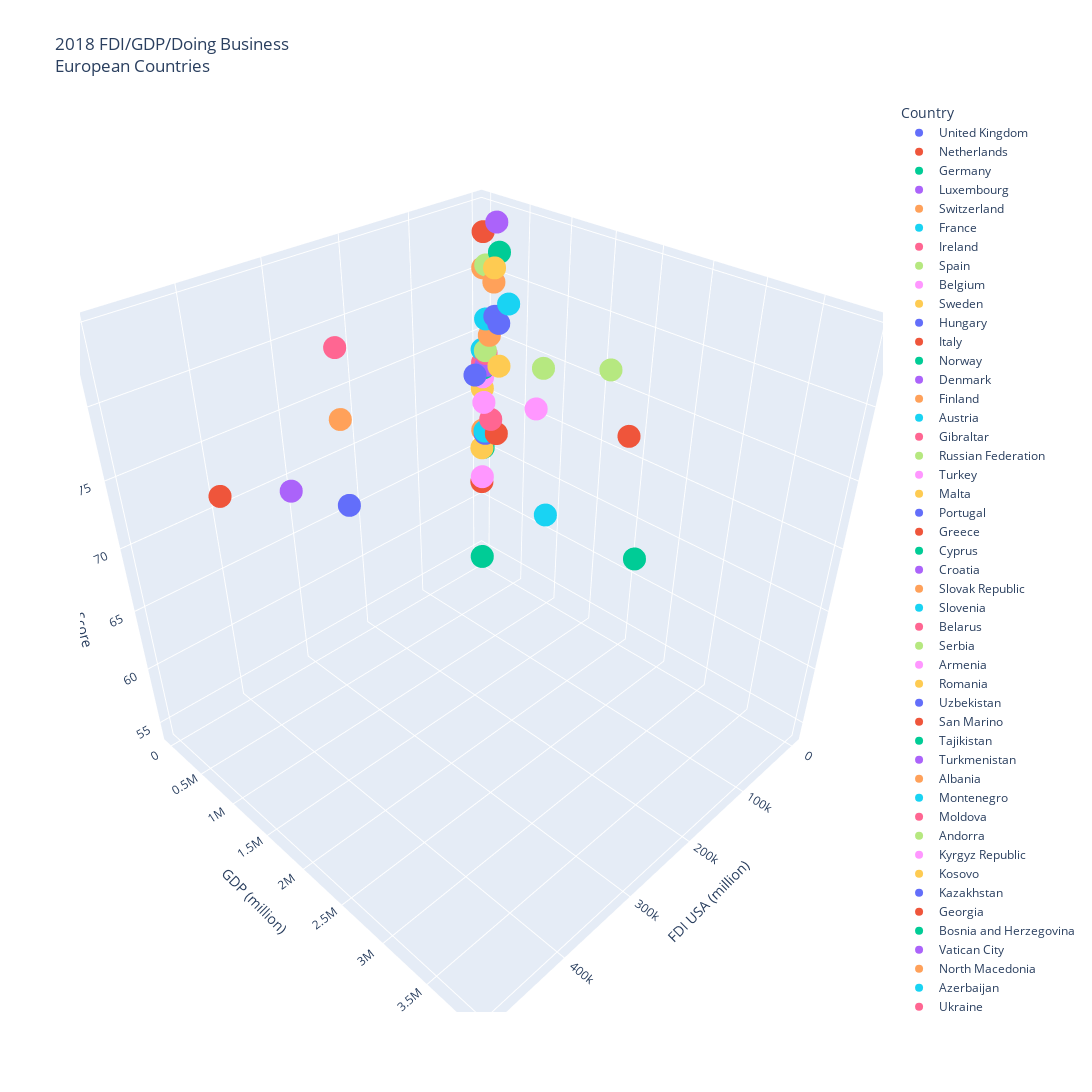

Write notebook code for a chart like this one.
### Code cell
# create 3D plot showing relationship between all three data points for all countries
europe_fdi_gdp_db_3d = px.scatter_3d(
    europe_format_name,
    x="FDI USA (million)",
    y="GDP (million)",
    z="Doing Business Score",
    width=2000,
    height=1200,
    title="2018 FDI/GDP/Doing Business<br>European Countries",
    color="Country",
)
europe_fdi_gdp_db_3d.write_image("europe_fdi_gdp_db_3d.png")
europe_fdi_gdp_db_3d

### Figure 1 — Plotly figure (JSON) as saved in the notebook; plotly's stock layout.template omitted (floating-point values rounded to 4 significant figures)
{"data": [{"hovertemplate": "Country=United Kingdom<br>FDI USA (million)=%{x}<br>GDP (million)=%{y}<br>Doing Business Score=%{z}<extra></extra>", "legendgroup": "United Kingdom", "marker": {"color": "#636efa", "symbol": "circle"}, "mode": "markers", "name": "United Kingdom", "scene": "scene", "showlegend": true, "type": "scatter3d", "x": [496622], "y": [2861000.0], "z": [83.2]}, {"hovertemplate": "Country=Netherlands<br>FDI USA (million)=%{x}<br>GDP (million)=%{y}<br>Doing Business Score=%{z}<extra></extra>", "legendgroup": "Netherlands", "marker": {"color": "#EF553B", "symbol": "circle"}, "mode": "markers", "name": "Netherlands", "scene": "scene", "showlegend": true, "type": "scatter3d", "x": [462303], "y": [914100.0], "z": [76.1]}, {"hovertemplate": "Country=Germany<br>FDI USA (million)=%{x}<br>GDP (million)=%{y}<br>Doing Business Score=%{z}<extra></extra>", "legendgroup": "Germany", "marker": {"color": "#00cc96", "symbol": "circle"}, "mode": "markers", "name": "Germany", "scene": "scene", "showlegend": true, "type": "scatter3d", "x": [328124], "y": [3950000.0], "z": [79.3]}, {"hovertemplate": "Country=Luxembourg<br>FDI USA (million)=%{x}<br>GDP (million)=%{y}<br>Doing Business Score=%{z}<extra></extra>", "legendgroup": "Luxembourg", "marker": {"color": "#ab63fa", "symbol": "circle"}, "mode": "markers", "name": "Luxembourg", "scene": "scene", "showlegend": true, "type": "scatter3d", "x": [312976], "y": [70920.0], "z": [69.6]}, {"hovertemplate": "Country=Switzerland<br>FDI USA (million)=%{x}<br>GDP (million)=%{y}<br>Doing Business Score=%{z}<extra></extra>", "legendgroup": "Switzerland", "marker": {"color": "#FFA15A", "symbol": "circle"}, "mode": "markers", "name": "Switzerland", "scene": "scene", "showlegend": true, "type": "scatter3d", "x": [295783], "y": [705100.0], "z": [76.6]}, {"hovertemplate": "Country=France<br>FDI USA (million)=%{x}<br>GDP (million)=%{y}<br>Doing Business Score=%{z}<extra></extra>", "legendgroup": "France", "marker": {"color": "#19d3f3", "symbol": "circle"}, "mode": "markers", "name": "France", "scene": "scene", "showlegend": true, "type": "scatter3d", "x": [268169], "y": [2788000.0], "z": [76]}, {"hovertemplate": "Country=Ireland<br>FDI USA (million)=%{x}<br>GDP (million)=%{y}<br>Doing Business Score=%{z}<extra></extra>", "legendgroup": "Ireland", "marker": {"color": "#FF6692", "symbol": "circle"}, "mode": "markers", "name": "Ireland", "scene": "scene", "showlegend": true, "type": "scatter3d", "x": [265004], "y": [382700.0], "z": [80.1]}, {"hovertemplate": "Country=Spain<br>FDI USA (million)=%{x}<br>GDP (million)=%{y}<br>Doing Business Score=%{z}<extra></extra>", "legendgroup": "Spain", "marker": {"color": "#B6E880", "symbol": "circle"}, "mode": "markers", "name": "Spain", "scene": "scene", "showlegend": true, "type": "scatter3d", "x": [83379], "y": [1420000.0], "z": [77.6]}, {"hovertemplate": "Country=Belgium<br>FDI USA (million)=%{x}<br>GDP (million)=%{y}<br>Doing Business Score=%{z}<extra></extra>", "legendgroup": "Belgium", "marker": {"color": "#FF97FF", "symbol": "circle"}, "mode": "markers", "name": "Belgium", "scene": "scene", "showlegend": true, "type": "scatter3d", "x": [64661], "y": [542700.0], "z": [72.2]}, {"hovertemplate": "Country=Sweden<br>FDI USA (million)=%{x}<br>GDP (million)=%{y}<br>Doing Business Score=%{z}<extra></extra>", "legendgroup": "Sweden", "marker": {"color": "#FECB52", "symbol": "circle"}, "mode": "markers", "name": "Sweden", "scene": "scene", "showlegend": true, "type": "scatter3d", "x": [49546], "y": [555500.0], "z": [82.2]}, {"hovertemplate": "Country=Hungary<br>FDI USA (million)=%{x}<br>GDP (million)=%{y}<br>Doing Business Score=%{z}<extra></extra>", "legendgroup": "Hungary", "marker": {"color": "#636efa", "symbol": "circle"}, "mode": "markers", "name": "Hungary", "scene": "scene", "showlegend": true, "type": "scatter3d", "x": [31730], "y": [157900.0], "z": [72.7]}, {"hovertemplate": "Country=Italy<br>FDI USA (million)=%{x}<br>GDP (million)=%{y}<br>Doing Business Score=%{z}<extra></extra>", "legendgroup": "Italy", "marker": {"color": "#EF553B", "symbol": "circle"}, "mode": "markers", "name": "Italy", "scene": "scene", "showlegend": true, "type": "scatter3d", "x": [30749], "y": [2086000.0], "z": [73.2]}, {"hovertemplate": "Country=Norway<br>FDI USA (million)=%{x}<br>GDP (million)=%{y}<br>Doing Business Score=%{z}<extra></extra>", "legendgroup": "Norway", "marker": {"color": "#00cc96", "symbol": "circle"}, "mode": "markers", "name": "Norway", "scene": "scene", "showlegend": true, "type": "scatter3d", "x": [26007], "y": [434200.0], "z": [82.7]}, {"hovertemplate": "Country=Denmark<br>FDI USA (million)=%{x}<br>GDP (million)=%{y}<br>Doing Business Score=%{z}<extra></extra>", "legendgroup": "Denmark", "marker": {"color": "#ab63fa", "symbol": "circle"}, "mode": "markers", "name": "Denmark", "scene": "scene", "showlegend": true, "type": "scatter3d", "x": [20654], "y": [355700.0], "z": [84.6]}, {"hovertemplate": "Country=Finland<br>FDI USA (million)=%{x}<br>GDP (million)=%{y}<br>Doing Business Score=%{z}<extra></extra>", "legendgroup": "Finland", "marker": {"color": "#FFA15A", "symbol": "circle"}, "mode": "markers", "name": "Finland", "scene": "scene", "showlegend": true, "type": "scatter3d", "x": [14464], "y": [275900.0], "z": [80]}, {"hovertemplate": "Country=Austria<br>FDI USA (million)=%{x}<br>GDP (million)=%{y}<br>Doing Business Score=%{z}<extra></extra>", "legendgroup": "Austria", "marker": {"color": "#19d3f3", "symbol": "circle"}, "mode": "markers", "name": "Austria", "scene": "scene", "showlegend": true, "type": "scatter3d", "x": [12392], "y": [455500.0], "z": [78.7]}, {"hovertemplate": "Country=Gibraltar<br>FDI USA (million)=%{x}<br>GDP (million)=%{y}<br>Doing Business Score=%{z}<extra></extra>", "legendgroup": "Gibraltar", "marker": {"color": "#FF6692", "symbol": "circle"}, "mode": "markers", "name": "Gibraltar", "scene": "scene", "showlegend": true, "type": "scatter3d", "x": [9367], "y": [null], "z": [null]}, {"hovertemplate": "Country=Russian Federation<br>FDI USA (million)=%{x}<br>GDP (million)=%{y}<br>Doing Business Score=%{z}<extra></extra>", "legendgroup": "Russian Federation", "marker": {"color": "#B6E880", "symbol": "circle"}, "mode": "markers", "name": "Russian Federation", "scene": "scene", "showlegend": true, "type": "scatter3d", "x": [4455], "y": [1670000.0], "z": [76.5]}, {"hovertemplate": "Country=Turkey<br>FDI USA (million)=%{x}<br>GDP (million)=%{y}<br>Doing Business Score=%{z}<extra></extra>", "legendgroup": "Turkey", "marker": {"color": "#FF97FF", "symbol": "circle"}, "mode": "markers", "name": "Turkey", "scene": "scene", "showlegend": true, "type": "scatter3d", "x": [2175], "y": [771400.0], "z": [70.9]}, {"hovertemplate": "Country=Malta<br>FDI USA (million)=%{x}<br>GDP (million)=%{y}<br>Doing Business Score=%{z}<extra></extra>", "legendgroup": "Malta", "marker": {"color": "#FECB52", "symbol": "circle"}, "mode": "markers", "name": "Malta", "scene": "scene", "showlegend": true, "type": "scatter3d", "x": [1557], "y": [14600.0], "z": [65.2]}, {"hovertemplate": "Country=Portugal<br>FDI USA (million)=%{x}<br>GDP (million)=%{y}<br>Doing Business Score=%{z}<extra></extra>", "legendgroup": "Portugal", "marker": {"color": "#636efa", "symbol": "circle"}, "mode": "markers", "name": "Portugal", "scene": "scene", "showlegend": true, "type": "scatter3d", "x": [1056], "y": [241300.0], "z": [76.5]}, {"hovertemplate": "Country=Greece<br>FDI USA (million)=%{x}<br>GDP (million)=%{y}<br>Doing Business Score=%{z}<extra></extra>", "legendgroup": "Greece", "marker": {"color": "#EF553B", "symbol": "circle"}, "mode": "markers", "name": "Greece", "scene": "scene", "showlegend": true, "type": "scatter3d", "x": [639], "y": [218100.0], "z": [67.1]}, {"hovertemplate": "Country=Cyprus<br>FDI USA (million)=%{x}<br>GDP (million)=%{y}<br>Doing Business Score=%{z}<extra></extra>", "legendgroup": "Cyprus", "marker": {"color": "#00cc96", "symbol": "circle"}, "mode": "markers", "name": "Cyprus", "scene": "scene", "showlegend": true, "type": "scatter3d", "x": [323], "y": [24960.0], "z": [72.3]}, {"hovertemplate": "Country=Croatia<br>FDI USA (million)=%{x}<br>GDP (million)=%{y}<br>Doing Business Score=%{z}<extra></extra>", "legendgroup": "Croatia", "marker": {"color": "#ab63fa", "symbol": "circle"}, "mode": "markers", "name": "Croatia", "scene": "scene", "showlegend": true, "type": "scatter3d", "x": [19], "y": [60990.0], "z": [72.6]}, {"hovertemplate": "Country=Slovak Republic<br>FDI USA (million)=%{x}<br>GDP (million)=%{y}<br>Doing Business Score=%{z}<extra></extra>", "legendgroup": "Slovak Republic", "marker": {"color": "#FFA15A", "symbol": "circle"}, "mode": "markers", "name": "Slovak Republic", "scene": "scene", "showlegend": true, "type": "scatter3d", "x": [14], "y": [105800.0], "z": [75.2]}, {"hovertemplate": "Country=Slovenia<br>FDI USA (million)=%{x}<br>GDP (million)=%{y}<br>Doing Business Score=%{z}<extra></extra>", "legendgroup": "Slovenia", "marker": {"color": "#19d3f3", "symbol": "circle"}, "mode": "markers", "name": "Slovenia", "scene": "scene", "showlegend": true, "type": "scatter3d", "x": [6], "y": [54030.0], "z": [76.4]}, {"hovertemplate": "Country=Belarus<br>FDI USA (million)=%{x}<br>GDP (million)=%{y}<br>Doing Business Score=%{z}<extra></extra>", "legendgroup": "Belarus", "marker": {"color": "#FF6692", "symbol": "circle"}, "mode": "markers", "name": "Belarus", "scene": "scene", "showlegend": true, "type": "scatter3d", "x": [4], "y": [60030.0], "z": [73.6]}, {"hovertemplate": "Country=Serbia<br>FDI USA (million)=%{x}<br>GDP (million)=%{y}<br>Doing Business Score=%{z}<extra></extra>", "legendgroup": "Serbia", "marker": {"color": "#B6E880", "symbol": "circle"}, "mode": "markers", "name": "Serbia", "scene": "scene", "showlegend": true, "type": "scatter3d", "x": [3], "y": [50600.0], "z": [73.8]}, {"hovertemplate": "Country=Armenia<br>FDI USA (million)=%{x}<br>GDP (million)=%{y}<br>Doing Business Score=%{z}<extra></extra>", "legendgroup": "Armenia", "marker": {"color": "#FF97FF", "symbol": "circle"}, "mode": "markers", "name": "Armenia", "scene": "scene", "showlegend": true, "type": "scatter3d", "x": [3], "y": [12460.0], "z": [71.5]}, {"hovertemplate": "Country=Romania<br>FDI USA (million)=%{x}<br>GDP (million)=%{y}<br>Doing Business Score=%{z}<extra></extra>", "legendgroup": "Romania", "marker": {"color": "#FECB52", "symbol": "circle"}, "mode": "markers", "name": "Romania", "scene": "scene", "showlegend": true, "type": "scatter3d", "x": [3], "y": [241600.0], "z": [73]}, {"hovertemplate": "Country=Uzbekistan<br>FDI USA (million)=%{x}<br>GDP (million)=%{y}<br>Doing Business Score=%{z}<extra></extra>", "legendgroup": "Uzbekistan", "marker": {"color": "#636efa", "symbol": "circle"}, "mode": "markers", "name": "Uzbekistan", "scene": "scene", "showlegend": true, "type": "scatter3d", "x": [0], "y": [50390.0], "z": [66.6]}, {"hovertemplate": "Country=San Marino<br>FDI USA (million)=%{x}<br>GDP (million)=%{y}<br>Doing Business Score=%{z}<extra></extra>", "legendgroup": "San Marino", "marker": {"color": "#EF553B", "symbol": "circle"}, "mode": "markers", "name": "San Marino", "scene": "scene", "showlegend": true, "type": "scatter3d", "x": [0], "y": [1638.0], "z": [61.9]}, {"hovertemplate": "Country=Tajikistan<br>FDI USA (million)=%{x}<br>GDP (million)=%{y}<br>Doing Business Score=%{z}<extra></extra>", "legendgroup": "Tajikistan", "marker": {"color": "#00cc96", "symbol": "circle"}, "mode": "markers", "name": "Tajikistan", "scene": "scene", "showlegend": true, "type": "scatter3d", "x": [0], "y": [7523.0], "z": [54.3]}, {"hovertemplate": "Country=Turkmenistan<br>FDI USA (million)=%{x}<br>GDP (million)=%{y}<br>Doing Business Score=%{z}<extra></extra>", "legendgroup": "Turkmenistan", "marker": {"color": "#ab63fa", "symbol": "circle"}, "mode": "markers", "name": "Turkmenistan", "scene": "scene", "showlegend": true, "type": "scatter3d", "x": [0], "y": [40760.0], "z": [null]}, {"hovertemplate": "Country=Albania<br>FDI USA (million)=%{x}<br>GDP (million)=%{y}<br>Doing Business Score=%{z}<extra></extra>", "legendgroup": "Albania", "marker": {"color": "#FFA15A", "symbol": "circle"}, "mode": "markers", "name": "Albania", "scene": "scene", "showlegend": true, "type": "scatter3d", "x": [0], "y": [15150.0], "z": [66.8]}, {"hovertemplate": "Country=Montenegro<br>FDI USA (million)=%{x}<br>GDP (million)=%{y}<br>Doing Business Score=%{z}<extra></extra>", "legendgroup": "Montenegro", "marker": {"color": "#19d3f3", "symbol": "circle"}, "mode": "markers", "name": "Montenegro", "scene": "scene", "showlegend": true, "type": "scatter3d", "x": [0], "y": [5507.0], "z": [73.8]}, {"hovertemplate": "Country=Moldova<br>FDI USA (million)=%{x}<br>GDP (million)=%{y}<br>Doing Business Score=%{z}<extra></extra>", "legendgroup": "Moldova", "marker": {"color": "#FF6692", "symbol": "circle"}, "mode": "markers", "name": "Moldova", "scene": "scene", "showlegend": true, "type": "scatter3d", "x": [0], "y": [11460.0], "z": [72.7]}, {"hovertemplate": "Country=Andorra<br>FDI USA (million)=%{x}<br>GDP (million)=%{y}<br>Doing Business Score=%{z}<extra></extra>", "legendgroup": "Andorra", "marker": {"color": "#B6E880", "symbol": "circle"}, "mode": "markers", "name": "Andorra", "scene": "scene", "showlegend": true, "type": "scatter3d", "x": [0], "y": [3218.0], "z": [null]}, {"hovertemplate": "Country=Kyrgyz Republic<br>FDI USA (million)=%{x}<br>GDP (million)=%{y}<br>Doing Business Score=%{z}<extra></extra>", "legendgroup": "Kyrgyz Republic", "marker": {"color": "#FF97FF", "symbol": "circle"}, "mode": "markers", "name": "Kyrgyz Republic", "scene": "scene", "showlegend": true, "type": "scatter3d", "x": [0], "y": [8271.0], "z": [62.4]}, {"hovertemplate": "Country=Kosovo<br>FDI USA (million)=%{x}<br>GDP (million)=%{y}<br>Doing Business Score=%{z}<extra></extra>", "legendgroup": "Kosovo", "marker": {"color": "#FECB52", "symbol": "circle"}, "mode": "markers", "name": "Kosovo", "scene": "scene", "showlegend": true, "type": "scatter3d", "x": [0], "y": [7943.0], "z": [70.5]}, {"hovertemplate": "Country=Kazakhstan<br>FDI USA (million)=%{x}<br>GDP (million)=%{y}<br>Doing Business Score=%{z}<extra></extra>", "legendgroup": "Kazakhstan", "marker": {"color": "#636efa", "symbol": "circle"}, "mode": "markers", "name": "Kazakhstan", "scene": "scene", "showlegend": true, "type": "scatter3d", "x": [0], "y": [179300.0], "z": [76.9]}, {"hovertemplate": "Country=Georgia<br>FDI USA (million)=%{x}<br>GDP (million)=%{y}<br>Doing Business Score=%{z}<extra></extra>", "legendgroup": "Georgia", "marker": {"color": "#EF553B", "symbol": "circle"}, "mode": "markers", "name": "Georgia", "scene": "scene", "showlegend": true, "type": "scatter3d", "x": [0], "y": [17600.0], "z": [83]}, {"hovertemplate": "Country=Bosnia and Herzegovina<br>FDI USA (million)=%{x}<br>GDP (million)=%{y}<br>Doing Business Score=%{z}<extra></extra>", "legendgroup": "Bosnia and Herzegovina", "marker": {"color": "#00cc96", "symbol": "circle"}, "mode": "markers", "name": "Bosnia and Herzegovina", "scene": "scene", "showlegend": true, "type": "scatter3d", "x": [0], "y": [20180.0], "z": [65.2]}, {"hovertemplate": "Country=Vatican City<br>FDI USA (million)=%{x}<br>GDP (million)=%{y}<br>Doing Business Score=%{z}<extra></extra>", "legendgroup": "Vatican City", "marker": {"color": "#ab63fa", "symbol": "circle"}, "mode": "markers", "name": "Vatican City", "scene": "scene", "showlegend": true, "type": "scatter3d", "x": [0], "y": [null], "z": [null]}, {"hovertemplate": "Country=North Macedonia<br>FDI USA (million)=%{x}<br>GDP (million)=%{y}<br>Doing Business Score=%{z}<extra></extra>", "legendgroup": "North Macedonia", "marker": {"color": "#FFA15A", "symbol": "circle"}, "mode": "markers", "name": "North Macedonia", "scene": "scene", "showlegend": true, "type": "scatter3d", "x": [-1], "y": [12630.0], "z": [80.3]}, {"hovertemplate": "Country=Azerbaijan<br>FDI USA (million)=%{x}<br>GDP (million)=%{y}<br>Doing Business Score=%{z}<extra></extra>", "legendgroup": "Azerbaijan", "marker": {"color": "#19d3f3", "symbol": "circle"}, "mode": "markers", "name": "Azerbaijan", "scene": "scene", "showlegend": true, "type": "scatter3d", "x": [-2], "y": [47110.0], "z": [66.8]}, {"hovertemplate": "Country=Ukraine<br>FDI USA (million)=%{x}<br>GDP (million)=%{y}<br>Doing Business Score=%{z}<extra></extra>", "legendgroup": "Ukraine", "marker": {"color": "#FF6692", "symbol": "circle"}, "mode": "markers", "name": "Ukraine", "scene": "scene", "showlegend": true, "type": "scatter3d", "x": [-3], "y": [130900.0], "z": [68.1]}, {"hovertemplate": "Country=Lithuania<br>FDI USA (million)=%{x}<br>GDP (million)=%{y}<br>Doing Business Score=%{z}<extra></extra>", "legendgroup": "Lithuania", "marker": {"color": "#B6E880", "symbol": "circle"}, "mode": "markers", "name": "Lithuania", "scene": "scene", "showlegend": true, "type": "scatter3d", "x": [-4], "y": [53460.0], "z": [80.6]}, {"hovertemplate": "Country=Monaco<br>FDI USA (million)=%{x}<br>GDP (million)=%{y}<br>Doing Business Score=%{z}<extra></extra>", "legendgroup": "Monaco", "marker": {"color": "#FF97FF", "symbol": "circle"}, "mode": "markers", "name": "Monaco", "scene": "scene", "showlegend": true, "type": "scatter3d", "x": [-26], "y": [7188.0], "z": [null]}], "layout": {"height": 1200, "legend": {"title": {"text": "Country"}, "tracegroupgap": 0}, "scene": {"aspectmode": "auto", "aspectratio": {"x": 1, "y": 1, "z": 1}, "domain": {"x": [0, 1], "y": [0, 1]}, "xaxis": {"title": {"text": "FDI USA (million)"}, "type": "linear"}, "yaxis": {"title": {"text": "GDP (million)"}, "type": "linear"}, "zaxis": {"title": {"text": "Doing Business Score"}, "type": "linear"}}, "title": {"text": "2018 FDI/GDP/Doing Business<br>European Countries"}, "width": 2000}}
